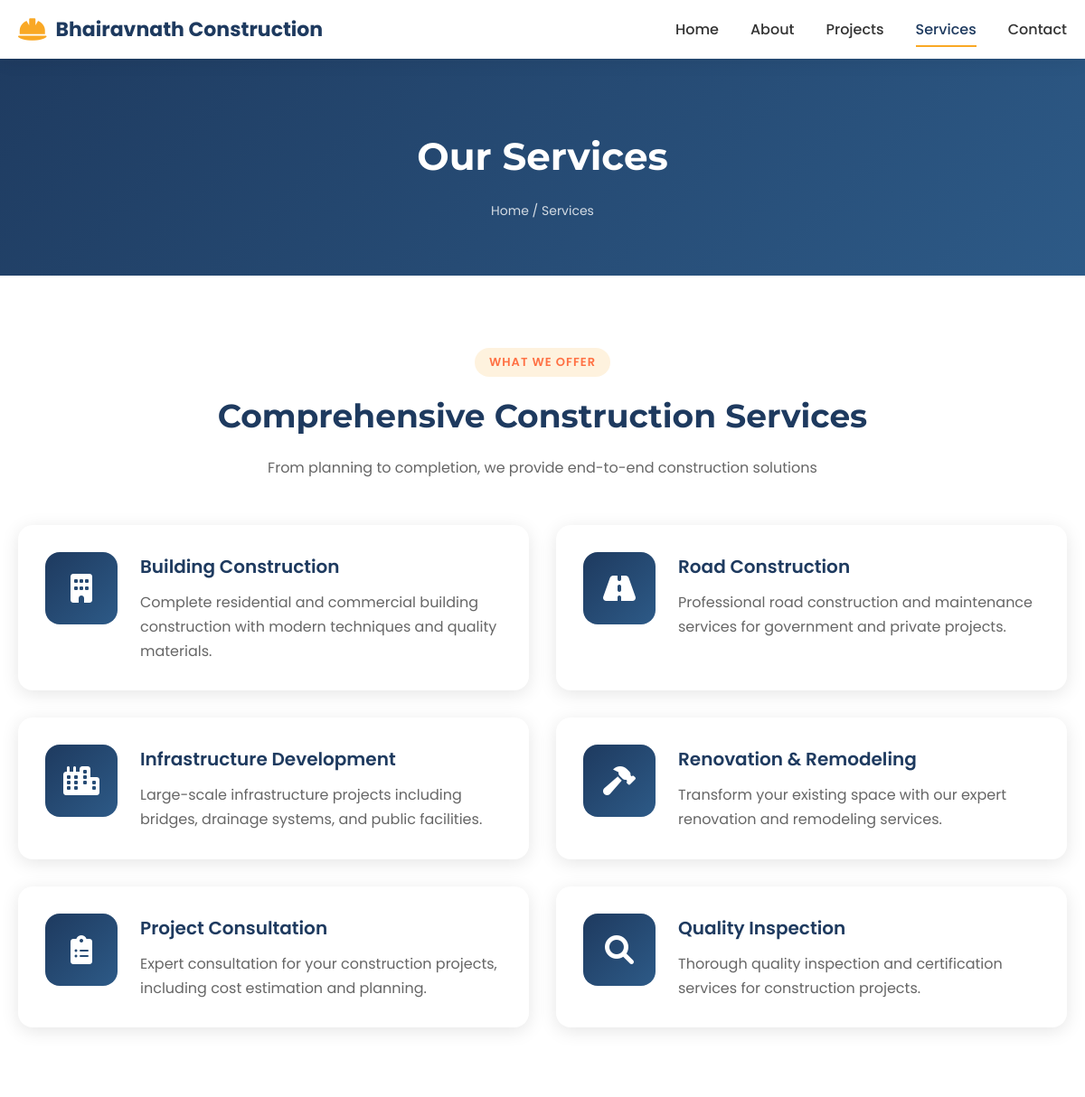
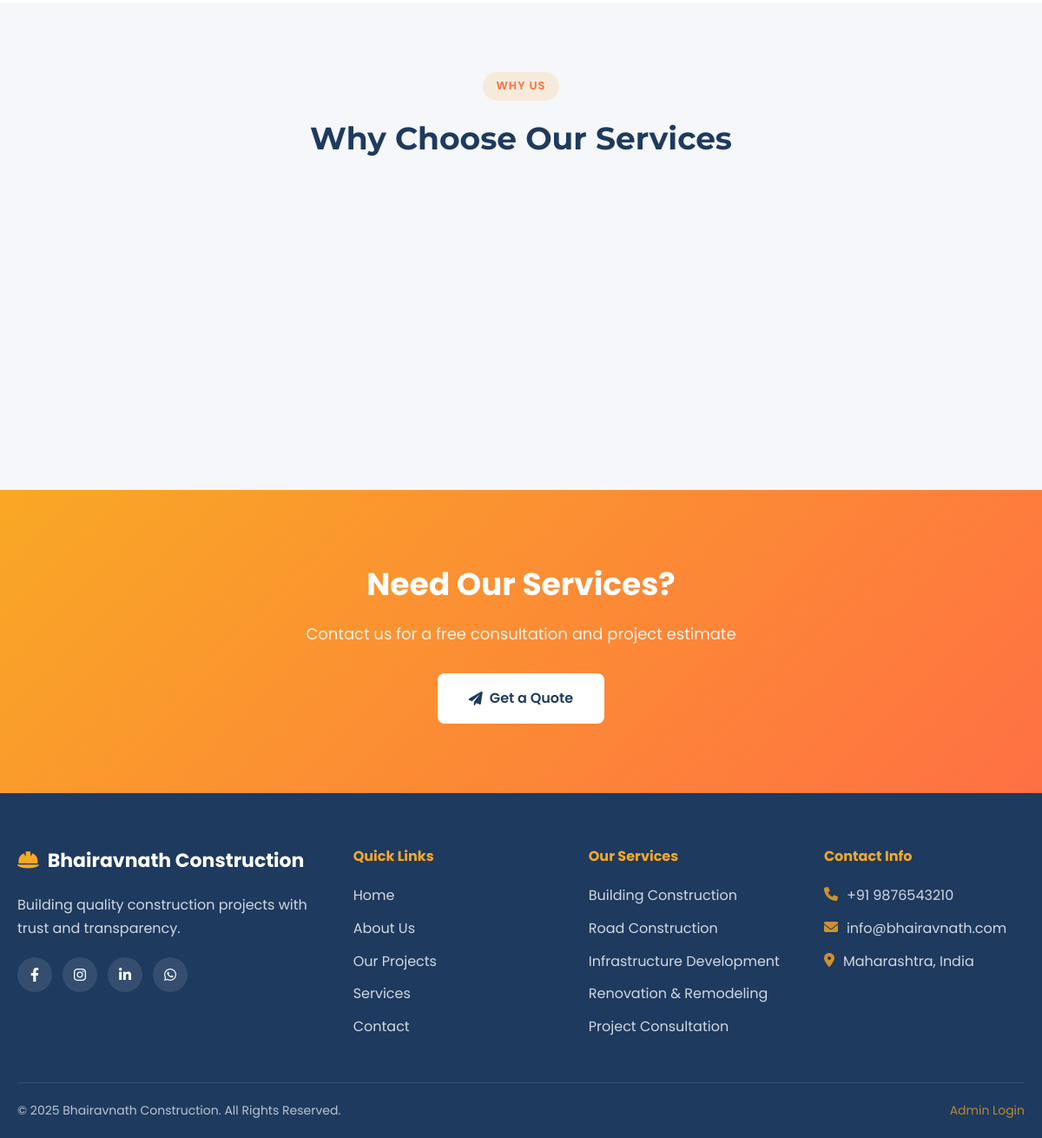
/services.php, run on the app's committed database (2 pictures, top to bottom).
### tables this page shows
CREATE TABLE IF NOT EXISTS services (
    id INT AUTO_INCREMENT PRIMARY KEY,
    name VARCHAR(255) NOT NULL,
    description TEXT,
    icon VARCHAR(100),
    image VARCHAR(255),
    is_active TINYINT(1) DEFAULT 1,
    created_at TIMESTAMP DEFAULT CURRENT_TIMESTAMP,
    updated_at TIMESTAMP DEFAULT CURRENT_TIMESTAMP ON UPDATE CURRENT_TIMESTAMP
);

### include/config.php (called while the page is built, shortened)
<?php
function isLoggedIn() {
    return isset($_SESSION['admin_id']);
}
function getAdmin() {
    return null;
}
?>

### services.php (the view, shortened to what this page needs)
<?php include 'include/config.php'; ?>
<!DOCTYPE html>
<html lang="en">
<head>
    <link href="https://cdnjs.cloudflare.com/ajax/libs/font-awesome/6.0.0/css/all.min.css" rel="stylesheet">
    <link href="assets/css/style.css" rel="stylesheet">
</head>
<body>
    <?php include 'include/header.php'; ?>
    <section class="page-banner">
        <div class="container">
            <h1>Our Services</h1>
            <nav class="breadcrumb">
                <a href="index.php">Home</a> / <span>Services</span>
            </nav>
        </div>
    </section>
    <section class="section services-page">
        <div class="container">
            <div class="section-header">
                <span class="section-tag">What We Offer</span>
                <h2>Comprehensive Construction Services</h2>
                <p>From planning to completion, we provide end-to-end construction solutions</p>
            </div>
            <div class="services-detail-grid">
                <?php
                $result = mysqli_query($con, "SELECT * FROM services WHERE is_active = 1 ORDER BY id ASC");
                while ($service = mysqli_fetch_assoc($result)):
                ?>
                <div class="service-detail-card">
                    <div class="service-icon-large">
                        <i class="<?php echo $service['icon'] ?: 'fas fa-hard-hat'; ?>"></i>
                    </div>
                    <div class="service-content">
                        <h3><?php echo $service['name']; ?></h3>
                        <p><?php echo $service['description']; ?></p>
                    </div>
                </div>
                <?php endwhile; ?>
            </div>
        </div>
    </section>
    <section class="section why-choose-us bg-light">
        <div class="container">
            <div class="section-header">
                <span class="section-tag">Why Us</span>
                <h2>Why Choose Our Services</h2>
            </div>
            <div class="features-grid">
            </div>
        </div>
    </section>
    <section class="cta-section">
        <div class="container">
            <h2>Need Our Services?</h2>
            <p>Contact us for a free consultation and project estimate</p>
            <a href="contact.php" class="btn btn-primary btn-large"><i class="fas fa-paper-plane"></i> Get a Quote</a>
        </div>
    </section>
    <?php include 'include/footer.php'; ?>
</body>
</html>

### include/header.php (shortened to what this page needs)
<?php
$current_page = basename($_SERVER['PHP_SELF']);
?>
<header class="main-header">
    <div class="container">
        <a href="index.php" class="logo">
            <i class="fas fa-hard-hat"></i>
            <span><?php echo SITE_NAME; ?></span>
        </a>
        <nav class="main-nav">
            <ul class="nav-list">
                <li><a href="index.php" class="<?php echo $current_page == 'index.php' ? 'active' : ''; ?>">Home</a></li>
                <li><a href="about.php" class="<?php echo $current_page == 'about.php' ? 'active' : ''; ?>">About</a></li>
                <li><a href="projects.php" class="<?php echo in_array($current_page, ['projects.php', 'project-detail.php']) ? 'active' : ''; ?>">Projects</a></li>
                <li><a href="services.php" class="<?php echo $current_page == 'services.php' ? 'active' : ''; ?>">Services</a></li>
                <li><a href="contact.php" class="<?php echo $current_page == 'contact.php' ? 'active' : ''; ?>">Contact</a></li>
            </ul>
        </nav>
    </div>
</header>

### include/footer.php
<?php $admin = getAdmin(); ?>
<footer class="main-footer">
    <div class="container">
        <div class="footer-grid">
            <div class="footer-col">
                <h3><i class="fas fa-hard-hat"></i> <?php echo SITE_NAME; ?></h3>
                <p><?php echo substr($admin['about'] ?? 'Building quality construction projects with trust and transparency.', 0, 150); ?></p>
                <div class="social-links">
                    <a href="#"><i class="fab fa-facebook-f"></i></a>
                    <a href="#"><i class="fab fa-instagram"></i></a>
                    <a href="#"><i class="fab fa-linkedin-in"></i></a>
                    <a href="#"><i class="fab fa-whatsapp"></i></a>
                </div>
            </div>
            <div class="footer-col">
                <h4>Quick Links</h4>
                <ul>
                    <li><a href="index.php">Home</a></li>
                    <li><a href="about.php">About Us</a></li>
                    <li><a href="projects.php">Our Projects</a></li>
                    <li><a href="services.php">Services</a></li>
                    <li><a href="contact.php">Contact</a></li>
                </ul>
            </div>
            <div class="footer-col">
                <h4>Our Services</h4>
                <ul>
                    <?php
                    $services = mysqli_query($con, "SELECT name FROM services WHERE is_active = 1 LIMIT 5");
                    while ($s = mysqli_fetch_assoc($services)):
                    ?>
                    <li><a href="services.php"><?php echo $s['name']; ?></a></li>
                    <?php endwhile; ?>
                </ul>
            </div>
            <div class="footer-col">
                <h4>Contact Info</h4>
                <ul class="contact-info">
                    <li><i class="fas fa-phone"></i> <?php echo $admin['phone'] ?? '+91 9876543210'; ?></li>
                    <li><i class="fas fa-envelope"></i> <?php echo $admin['email'] ?? 'info@bhairavnath.com'; ?></li>
                    <li><i class="fas fa-map-marker-alt"></i> <?php echo $admin['address'] ?? 'Maharashtra, India'; ?></li>
                </ul>
            </div>
        </div>
        <div class="footer-bottom">
            <p>&copy; <?php echo date('Y'); ?> <?php echo SITE_NAME; ?>. All Rights Reserved.</p>
            <p><a href="admin/login.php">Admin Login</a></p>
        </div>
    </div>
</footer>

### data on the page
services: name "Building Construction", description "Complete residential and commercial building construction with modern techniques and quality materials."
services: name "Road Construction", description "Professional road construction and maintenance services for government and private projects."
services: name "Infrastructure Development", description "Large-scale infrastructure projects including bridges, drainage systems, and public facilities."
services: name "Renovation & Remodeling", description "Transform your existing space with our expert renovation and remodeling services."
services: name "Project Consultation", description "Expert consultation for your construction projects, including cost estimation and planning."
services: name "Quality Inspection", description "Thorough quality inspection and certification services for construction projects."

### other printed values
SITE_NAME "Bhairavnath Construction"
$admin['phone'] "+91 9876543210"
$admin['email'] "info@bhairavnath.com"
$admin['address'] "Maharashtra, India"
